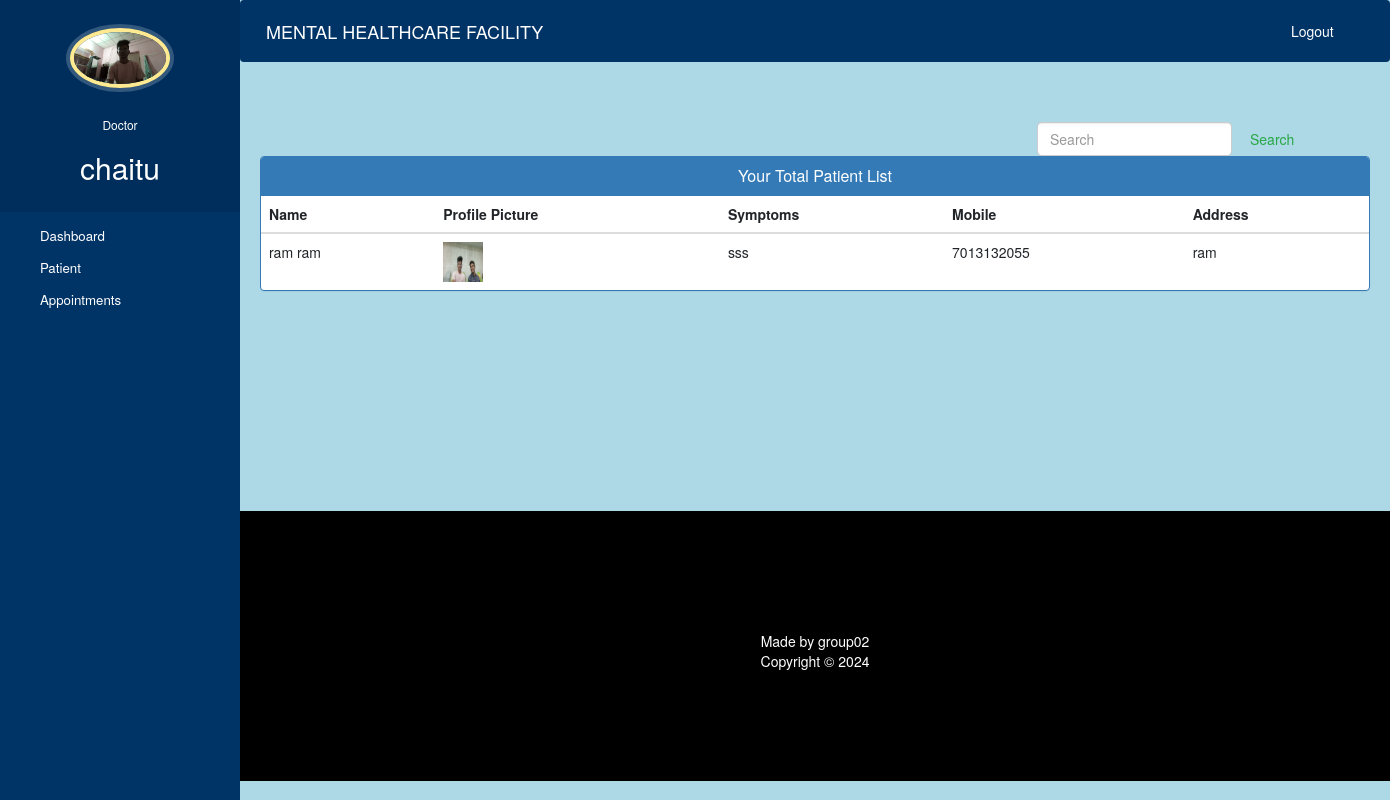
The app's page /doctor-view-patient (signed in) with its own data.
### HealthCare_app/models.py (models this page shows, shortened)
class Doctor(models.Model):
    user=models.OneToOneField(User,on_delete=models.CASCADE)
    profile_pic= models.ImageField(upload_to='profile_pic/DoctorProfilePic/',null=True,blank=True)
    address = models.CharField(max_length=40)
    mobile = models.CharField(max_length=20,null=True)
    department= models.CharField(max_length=50,choices=departments,default='Cardiologist')
    status=models.BooleanField(default=False)

class Patient(models.Model):
    user=models.OneToOneField(User,on_delete=models.CASCADE)
    profile_pic= models.ImageField(upload_to='profile_pic/PatientProfilePic/',null=True,blank=True)
    address = models.CharField(max_length=40)
    mobile = models.CharField(max_length=20,null=False)
    symptoms = models.CharField(max_length=100,null=False)
    assignedDoctorId = models.PositiveIntegerField(null=True)
    admitDate=models.DateField(auto_now=True)
    status=models.BooleanField(default=False)
    @property
    def get_name(self):
        return self.user.first_name+" "+self.user.last_name

### HealthCare_app/views.py (the view)
# urls.py: path('doctor-view-patient', views.doctor_view_patient_view,name='doctor-view-patient'),
@login_required(login_url='doctorlogin')
@user_passes_test(is_doctor)
def doctor_view_patient_view(request):
    patients=models.Patient.objects.all().filter(status=True,assignedDoctorId=request.user.id)
    doctor=models.Doctor.objects.get(user_id=request.user.id) #for profile picture of doctor in sidebar
    return render(request,'HealthCare/doctor_view_patient.html',{'patients':patients,'doctor':doctor})

### HealthCare_app/views.py (called while the page is built)
def is_doctor(user):
    return user.groups.filter(name='DOCTOR').exists()

### templates/HealthCare/doctor_view_patient.html (shortened to what this page needs)
{% extends 'HealthCare/doctor_base.html' %}
{% block content %}
{%load static%}
<head>
  <link href="//netdna.bootstrapcdn.com/bootstrap/3.0.0/css/bootstrap.min.css" rel="stylesheet" id="bootstrap-css">
</head>
<div class="container">
    <form  action="/search" method="get" style="margin-left:70%;" class="form-inline my-2 my-lg-0">
      <input class="form-control mr-sm-2" type="search" placeholder="Search" name="query" id="query" aria-label="Search">
      <button class="btn btn-outline-success my-2 my-sm-0" type="submit">Search</button>
    </form>
  {% if patients %}
  <div class="panel panel-primary">
    <div class="panel-heading">
      <h6 class="panel-title">Your Total Patient List</h6>
    </div>
    <table class="table table-hover" id="dev-table">
      <thead>
        <tr>
          <th>Name</th>
          <th>Profile Picture</th>
          <th>Symptoms</th>
          <th>Mobile</th>
          <th>Address</th>
        </tr>
      </thead>
      {% for p in patients %}
      <tr>
        <td> {{p.get_name}}</td>
        <td> <img src="{% static p.profile_pic.url %}" alt="Profile Pic" height="40px" width="40px" /></td>
        <td>{{p.symptoms}}</td>
        <td>{{p.mobile}}</td>
        <td>{{p.address}}</td>
      </tr>
      {% endfor %}
    </table>
  </div>
  {%else%}
  <br><br><br>
  <h4 style="text-align: center;color: red;">No Patient Found !!!</h4>
  {% endif %}
</div>
{% endblock content %}

### templates/HealthCare/doctor_base.html (shortened to what this page needs)
<!DOCTYPE html>
{% load static %}
<html lang="en">
<head>
  <link rel="stylesheet" href="https://stackpath.bootstrapcdn.com/bootstrap/4.3.1/css/bootstrap.min.css">
  <link rel="stylesheet" href="https://maxcdn.bootstrapcdn.com/font-awesome/4.7.0/css/font-awesome.min.css">
</head>
<body>
  <nav class="menu" tabindex="0">
    <header class="avatar">
      <img src="{% static doctor.profile_pic.url %}" alt="Profile Pic" />
      <br><br>
      <h6 style="color: white;">Doctor</h6>
      <h2 style="color: white;">{{request.user.first_name}}</h2>
    </header>
    <ul>
      <li tabindex="0" class="icon-dashboard"> <a style="color:white; text-decoration:none;" href="/doctor-dashboard"><span>Dashboard</span></a> </li>
      <li tabindex="0" class="icon-users"> <a style="color:white; text-decoration:none;" href="/doctor-patient"><span>Patient</span></a></li>
      <li tabindex="0" class="icon-calendar"> <a style="color:white; text-decoration:none;" href="/doctor-appointment"><span>Appointments</span></a></li>
    </ul>
  </nav>
  <main>
    <div class="bs-example">
      <nav class="navbar navbar-expand-md navbar-dark fixed-top" style="background:#003366;">
        <a href="/doctor-dashboard" class="navbar-brand" style="color: white;">MENTAL HEALTHCARE FACILITY</a>
        <div class="collapse navbar-collapse justify-content-between" id="navbarCollapse">
          <div class="navbar-nav" style="margin-left: 90%;">
            <a href="/logout" class="nav-item nav-link" style="color: white;">Logout</a>
          </div>
        </div>
      </nav>
    </div>
    <br><br>
    {% block content %}
    {% endblock content %}
    <br><br><br><br><br><br><br><br><br><br>
    <footer>
      <br>
      <div class="container">
        <div class="row">
          <div class="col-md-12 col-sm-12">
            <div style="color:#ffffff;" class="wow fadeInUp footer-copyright">
              <p>Made by group02 <br>
                Copyright &copy; 2024 </p>
            </div>
          </div>
        </div>
      </div>
    </footer>
  </main>
</body>
</html>

### templates/HealthCare/doctor_base.html (style rules this page uses)
a:link { text-decoration: none; }
a { color: white; }
footer { padding: 0px 0px 0px 0px; background-color: black; margin: 0px; }
p { text-align: center; }
body { padding-left: 240px; }
main { position: relative; height: 100vh; background-color: lightblue; }
.menu { background: #003366; height: 100vh; width: 240px; position: fixed; top: 0px; left: 0; z-index: 5; outline: none; }
.menu .avatar { background: rgba(0, 0, 0, 0.1); padding: 2em 0.5em; text-align: center; }
.menu .avatar img { width: 100px; border-radius: 50%; overflow: hidden; border: 4px solid #ffea92; box-shadow: 0 0 0 4px rgba(255, 255, 255, 0.2); }
.menu .avatar h2 { font-weight: normal; margin-bottom: 0; }
.menu ul { list-style: none; padding: 0.5em 0; margin: 0; }
.menu ul li { padding: 0.5em 1em 0.5em 3em; font-size: 0.95em; font-weight: regular; background-repeat: no-repeat; background-position: left 15px center; background-size: auto 20px; transition: all 0.15s linear; cursor: pointer; }
.menu ul li.icon-dashboard { background-image: url("http://www.entypo.com/images//gauge.svg"); }
.menu ul li.icon-users { background-image: url("http://www.entypo.com/images//users.svg"); }
.menu ul li.icon-calendar { background-image: url("http://www.entypo.com/images//calendar.svg"); }

### templates/HealthCare/doctor_view_patient.html (style rules this page uses)
a:link { text-decoration: none; }
h6 { text-align: center; }
.row { margin: 100px; }

### records on screen
Doctor: profile_pic (picture)
Patient: get_name "ram ram", profile_pic (picture), symptoms "sss", mobile "7013132055", address "ram"

### other values on screen
{{ request.user.first_name }} "chaitu"
